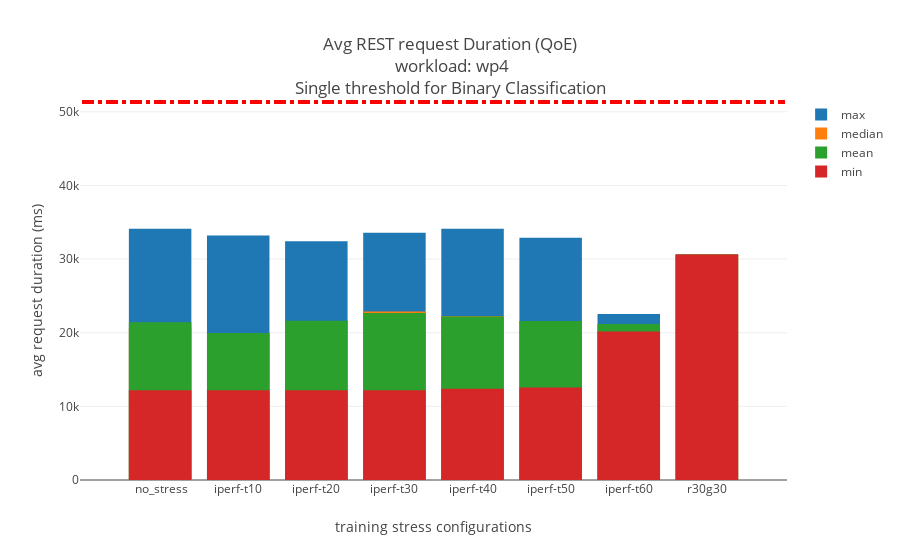
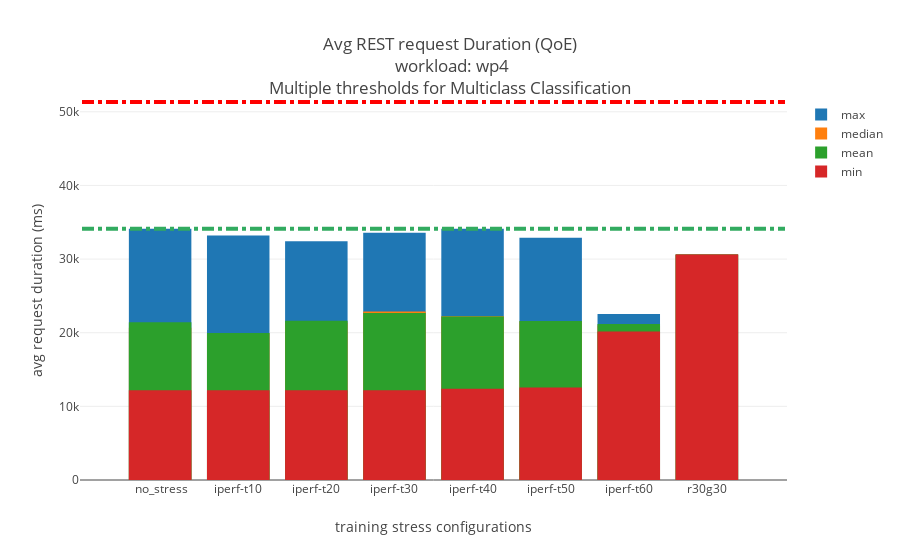

These figures' notebook cell, in order:
### Markdown cell above
## Jmeter data evaluation

### Code cell
dfJmeterLabeledAgg = dfJmeterLabeled.groupby(['begin','transaction']).agg({'avg': ['min','max','median','mean','std']}).dropna().reset_index()
dfJmeterLabeledStressAgg = dfJmeterLabeled.groupby(['transaction','stress_test']).agg({'avg': ['min','max','median','mean','std']}).dropna().reset_index()
print(dfJmeterLabeledStressAgg.head())

for t in dfJmeterLabeledStressAgg.transaction.unique():
    print(t)
    df = dfJmeterLabeledStressAgg[(dfJmeterLabeledStressAgg["transaction"] == t) & (dfJmeterLabeledStressAgg["stress_test"] == " no_stress")]
    low = round(max(df['avg']['max']))
    high = round(max(df['avg']['max']+df['avg']['std']*4))
    print(low)
    print(high)
    df = dfJmeterLabeledStressAgg[(dfJmeterLabeledStressAgg["transaction"] == t)]
    plot4MsWithThreshholds(df,'stress_test','avg','training stress configurations','avg request duration (ms)','Avg REST request Duration (QoE)<br> workload: wp4<br>Single threshold for Binary Classification',high,high)
    plot4MsWithThreshholds(df,'stress_test','avg','training stress configurations','avg request duration (ms)','Avg REST request Duration (QoE)<br> workload: wp4<br>Multiple thresholds for Multiclass Classification',low,high)

### Figure 1 — Plotly figure (JSON) as saved in the notebook; plotly's stock layout.template omitted (floating-point values rounded to 4 significant figures)
{"data": [{"y": [34131, 33207, 32414, 33559, 34103, 32904, 22548, 30616], "x": [" no_stress", "iperf-t10", "iperf-t20", "iperf-t30", "iperf-t40", "iperf-t50", "iperf-t60", "r30g30"], "type": "bar", "name": "max", "orientation": "vertical"}, {"y": [20658, 19915, 21351, 22865, 22223, 21528, 20990.0, 30616], "x": [" no_stress", "iperf-t10", "iperf-t20", "iperf-t30", "iperf-t40", "iperf-t50", "iperf-t60", "r30g30"], "type": "bar", "name": "median", "orientation": "vertical"}, {"y": [21440.0, 19970.0, 21620.0, 22680.0, 22210.0, 21570.0, 21168, 30616], "x": [" no_stress", "iperf-t10", "iperf-t20", "iperf-t30", "iperf-t40", "iperf-t50", "iperf-t60", "r30g30"], "type": "bar", "name": "mean", "orientation": "vertical"}, {"y": [12178, 12177, 12176, 12178, 12399, 12571, 20151, 30616], "x": [" no_stress", "iperf-t10", "iperf-t20", "iperf-t30", "iperf-t40", "iperf-t50", "iperf-t60", "r30g30"], "type": "bar", "name": "min", "orientation": "vertical"}], "layout": {"shapes": [{"y1": 51328, "y0": 51328, "line": {"color": "rgb(50, 171, 96)", "dash": "dashdot", "width": 4}, "x1": 8, "type": "line", "x0": -1}, {"y1": 51328, "y0": 51328, "line": {"color": "rgb(255,0,0)", "dash": "dashdot", "width": 4}, "x1": 8, "type": "line", "x0": -1}], "barmode": "overlay", "title": "Avg REST request Duration (QoE)<br> workload: wp4<br>Single threshold for Binary Classification", "xaxis": {"tickvals": [" no_stress", "iperf-t10", "iperf-t20", "iperf-t30", "iperf-t40", "iperf-t50", "iperf-t60", "r30g30"], "title": "training stress configurations"}, "yaxis": {"title": "avg request duration (ms)"}}}

### Figure 2 — Plotly figure (JSON) as saved in the notebook; plotly's stock layout.template omitted (floating-point values rounded to 4 significant figures)
{"data": [{"y": [34131, 33207, 32414, 33559, 34103, 32904, 22548, 30616], "x": [" no_stress", "iperf-t10", "iperf-t20", "iperf-t30", "iperf-t40", "iperf-t50", "iperf-t60", "r30g30"], "type": "bar", "name": "max", "orientation": "vertical"}, {"y": [20658, 19915, 21351, 22865, 22223, 21528, 20990.0, 30616], "x": [" no_stress", "iperf-t10", "iperf-t20", "iperf-t30", "iperf-t40", "iperf-t50", "iperf-t60", "r30g30"], "type": "bar", "name": "median", "orientation": "vertical"}, {"y": [21440.0, 19970.0, 21620.0, 22680.0, 22210.0, 21570.0, 21168, 30616], "x": [" no_stress", "iperf-t10", "iperf-t20", "iperf-t30", "iperf-t40", "iperf-t50", "iperf-t60", "r30g30"], "type": "bar", "name": "mean", "orientation": "vertical"}, {"y": [12178, 12177, 12176, 12178, 12399, 12571, 20151, 30616], "x": [" no_stress", "iperf-t10", "iperf-t20", "iperf-t30", "iperf-t40", "iperf-t50", "iperf-t60", "r30g30"], "type": "bar", "name": "min", "orientation": "vertical"}], "layout": {"shapes": [{"y1": 34131, "y0": 34131, "line": {"color": "rgb(50, 171, 96)", "dash": "dashdot", "width": 4}, "x1": 8, "type": "line", "x0": -1}, {"y1": 51328, "y0": 51328, "line": {"color": "rgb(255,0,0)", "dash": "dashdot", "width": 4}, "x1": 8, "type": "line", "x0": -1}], "barmode": "overlay", "title": "Avg REST request Duration (QoE)<br> workload: wp4<br>Multiple thresholds for Multiclass Classification", "xaxis": {"tickvals": [" no_stress", "iperf-t10", "iperf-t20", "iperf-t30", "iperf-t40", "iperf-t50", "iperf-t60", "r30g30"], "title": "training stress configurations"}, "yaxis": {"title": "avg request duration (ms)"}}}
